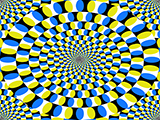
#> input picture snakes/input_images/snake.jpg, 160 x 120 px; its folder holds only this picture in this run
$ python convert_to_greyscale.py ../snakes/input_images
#> lines starting #> are read from the running program, lines starting #| are printed output that depends on the picture
import argparse
import numpy as np
import os
from PIL import Image


usage = 'Usage: python {} DATA_DIR [N_IMAGES] [--help]'.format(__file__)
parser = argparse.ArgumentParser(description='This script is to generate text list files image datasets',
                                 usage=usage)
parser.add_argument('data_dir', action='store', nargs=None,
                    type=str, help='path to directory containing the input_images.')
parser.add_argument('n_images', action='store', nargs='?', default=-1,
                    type=int, help='optional: total number of images to use.')
parser.add_argument('--start', '--s', default=0, type=int, help='where in the image list to start the analysis')

args = parser.parse_args()


output_directory = "./greyscale_input/input_images/"
if not os.path.exists(output_directory):
    	os.makedirs(output_directory)
    	print("created ", output_directory)

image_list = sorted(os.listdir(args.data_dir))

n_images = args.n_images
if n_images==-1:
    n_images = len(image_list)

start = args.start

for image_file in image_list[start:start+n_images]:
			image_path = os.path.join(args.data_dir, image_file)
			print("read ", image_path)
			img = np.array(Image.open(image_path).convert('L'))
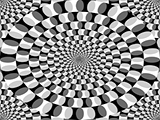
#> img: shape (120, 160); min 0, max 255, mean 143.2
			stacked_img = np.stack((img,)*3, axis=-1)
			image_array = Image.fromarray(stacked_img.astype('uint8'), 'RGB')
			image_array.save(output_directory + image_file)
